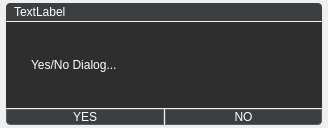
<?xml version="1.0" encoding="UTF-8"?>
<ui version="4.0">
 <class>YesNoDialog</class>
 <widget class="QDialog" name="YesNoDialog">
  <property name="windowModality">
   <enum>Qt::WindowModality::ApplicationModal</enum>
  </property>
  <property name="geometry">
   <rect>
    <x>0</x>
    <y>0</y>
    <width>328</width>
    <height>128</height>
   </rect>
  </property>
  <property name="minimumSize">
   <size>
    <width>328</width>
    <height>128</height>
   </size>
  </property>
  <property name="windowTitle">
   <string>Yes/No Dialog</string>
  </property>
  <property name="styleSheet">
   <string notr="true">QToolTip {
    background-color: #2e2e2e;
    color: #ffffff;
    border: 1px solid #5b5e60;
    padding: 4px;
    border-radius: 4px;
    opacity: 200;
    font-size: 12px;
}

QLabel {
    color: #ffffff;
}

QFrame {
    background-color: #2e2e2e;
}

QPushButton {
    background-color: #3c3f41;
    color: #ffffff;
    border: 1px solid #5b5e60;
    border-radius: 4px;
	padding: 0px 0px;
}

QPushButton:hover {
    border-color: #4a90e2;
}

QPushButton:pressed {
    background-color: #3d78b2;
    border-color: #2a5f92;
}

/*
red: ff050d
green: 0dce1d
*/</string>
  </property>
  <property name="modal">
   <bool>true</bool>
  </property>
  <layout class="QVBoxLayout" name="verticalLayout">
   <property name="spacing">
    <number>1</number>
   </property>
   <property name="leftMargin">
    <number>6</number>
   </property>
   <property name="topMargin">
    <number>3</number>
   </property>
   <property name="rightMargin">
    <number>6</number>
   </property>
   <property name="bottomMargin">
    <number>3</number>
   </property>
   <item>
    <widget class="QLabel" name="title_label">
     <property name="sizePolicy">
      <sizepolicy hsizetype="Preferred" vsizetype="Fixed">
       <horstretch>0</horstretch>
       <verstretch>0</verstretch>
      </sizepolicy>
     </property>
     <property name="minimumSize">
      <size>
       <width>0</width>
       <height>18</height>
      </size>
     </property>
     <property name="styleSheet">
      <string notr="true">QLabel {
	background-color: #3c3f41;
	border-top-left-radius: 4px;
	border-top-right-radius: 4px;
	padding-left: 5px;
}</string>
     </property>
     <property name="text">
      <string>TextLabel</string>
     </property>
     <property name="alignment">
      <set>Qt::AlignmentFlag::AlignLeading|Qt::AlignmentFlag::AlignLeft|Qt::AlignmentFlag::AlignVCenter</set>
     </property>
    </widget>
   </item>
   <item>
    <widget class="QFrame" name="frame">
     <property name="sizePolicy">
      <sizepolicy hsizetype="Preferred" vsizetype="Expanding">
       <horstretch>0</horstretch>
       <verstretch>0</verstretch>
      </sizepolicy>
     </property>
     <property name="frameShape">
      <enum>QFrame::Shape::NoFrame</enum>
     </property>
     <property name="frameShadow">
      <enum>QFrame::Shadow::Raised</enum>
     </property>
     <layout class="QHBoxLayout" name="horizontalLayout">
      <property name="spacing">
       <number>9</number>
      </property>
      <item>
       <widget class="QLabel" name="label">
        <property name="text">
         <string/>
        </property>
        <property name="pixmap">
         <pixmap resource="../resources.qrc">:/ico/Icons/ico/phils-hub.ico</pixmap>
        </property>
       </widget>
      </item>
      <item>
       <widget class="QLabel" name="msg_label">
        <property name="sizePolicy">
         <sizepolicy hsizetype="Expanding" vsizetype="Preferred">
          <horstretch>0</horstretch>
          <verstretch>0</verstretch>
         </sizepolicy>
        </property>
        <property name="text">
         <string>Yes/No Dialog...</string>
        </property>
        <property name="wordWrap">
         <bool>true</bool>
        </property>
       </widget>
      </item>
     </layout>
    </widget>
   </item>
   <item>
    <widget class="QFrame" name="frame_2">
     <property name="styleSheet">
      <string notr="true">QFrame {
	background: transparent;
	border-bottom-left-radius: 9px;
	border-bottom-right-radius: 9px;
}</string>
     </property>
     <property name="frameShape">
      <enum>QFrame::Shape::NoFrame</enum>
     </property>
     <property name="frameShadow">
      <enum>QFrame::Shadow::Raised</enum>
     </property>
     <layout class="QHBoxLayout" name="horizontalLayout_2">
      <property name="spacing">
       <number>1</number>
      </property>
      <property name="leftMargin">
       <number>0</number>
      </property>
      <property name="topMargin">
       <number>0</number>
      </property>
      <property name="rightMargin">
       <number>0</number>
      </property>
      <property name="bottomMargin">
       <number>0</number>
      </property>
      <item>
       <widget class="QPushButton" name="yes_btn">
        <property name="minimumSize">
         <size>
          <width>0</width>
          <height>0</height>
         </size>
        </property>
        <property name="styleSheet">
         <string notr="true">QPushButton {
	border-bottom-right-radius: 0px;
	border-top-left-radius: 0px;
	border-top-right-radius: 0px;
}</string>
        </property>
        <property name="text">
         <string>YES</string>
        </property>
       </widget>
      </item>
      <item>
       <widget class="QPushButton" name="no_btn">
        <property name="minimumSize">
         <size>
          <width>0</width>
          <height>0</height>
         </size>
        </property>
        <property name="styleSheet">
         <string notr="true">QPushButton {
	border-bottom-left-radius: 0px;
	border-top-left-radius: 0px;
	border-top-right-radius: 0px;
}</string>
        </property>
        <property name="text">
         <string>NO</string>
        </property>
       </widget>
      </item>
     </layout>
    </widget>
   </item>
  </layout>
 </widget>
 <resources>
  <include location="../resources.qrc"/>
 </resources>
 <connections/>
</ui>
